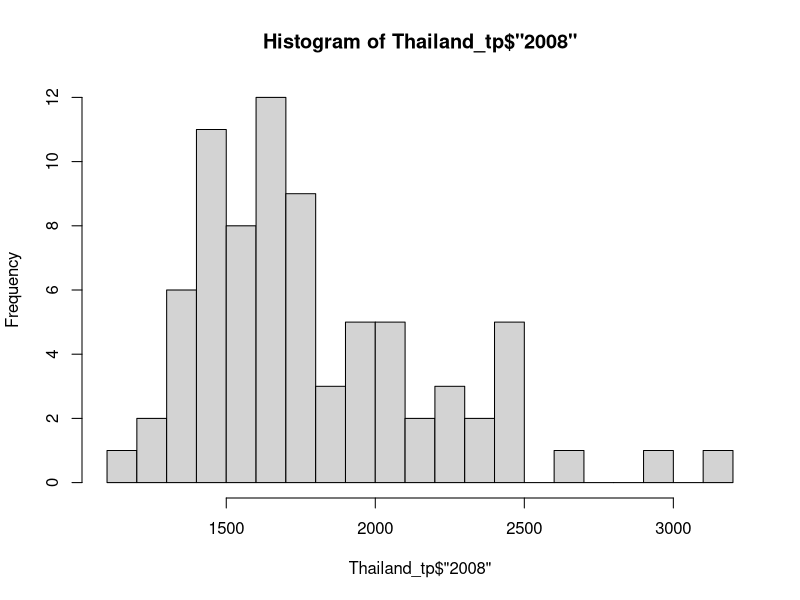
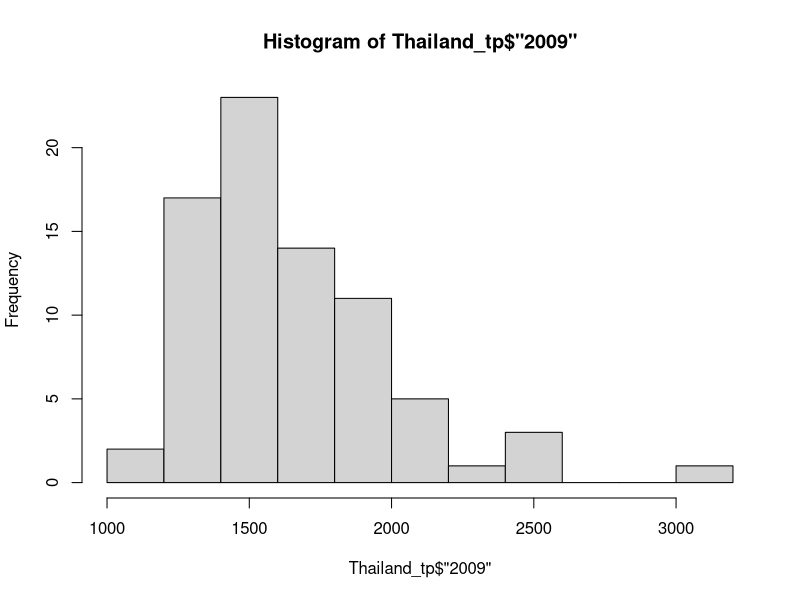
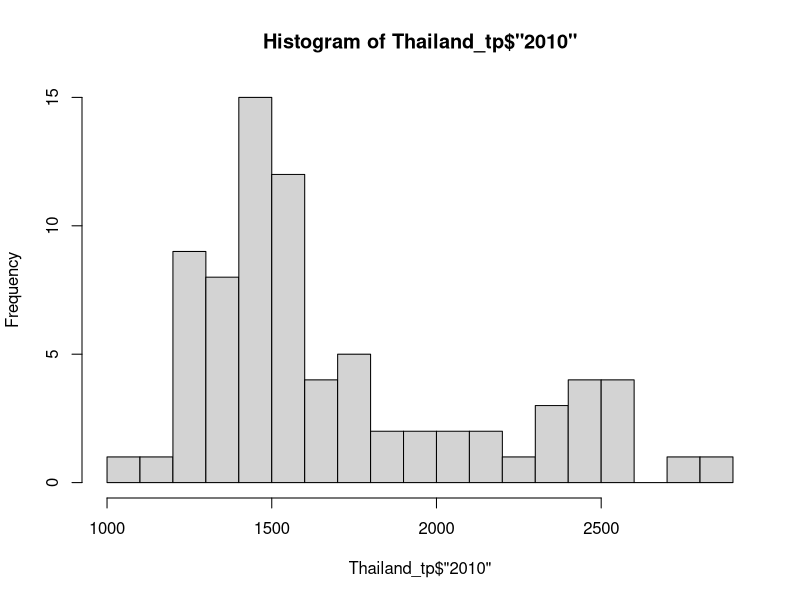
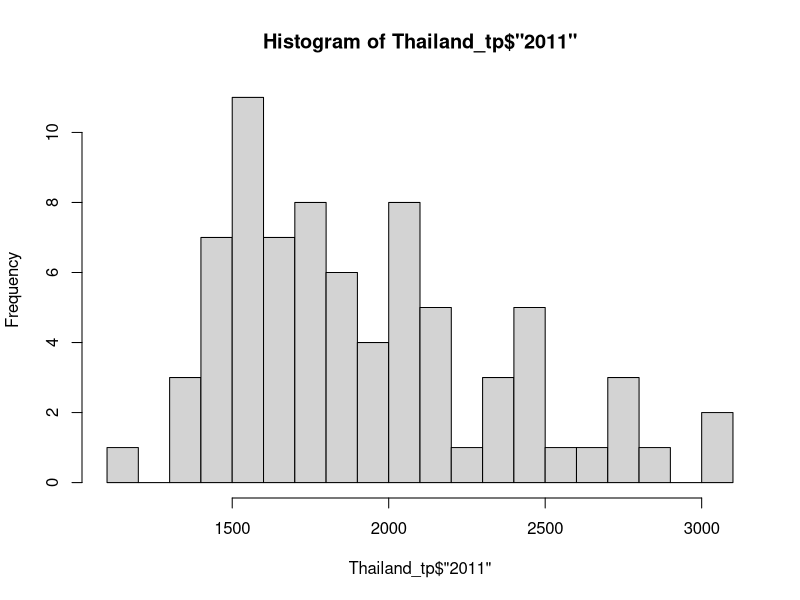
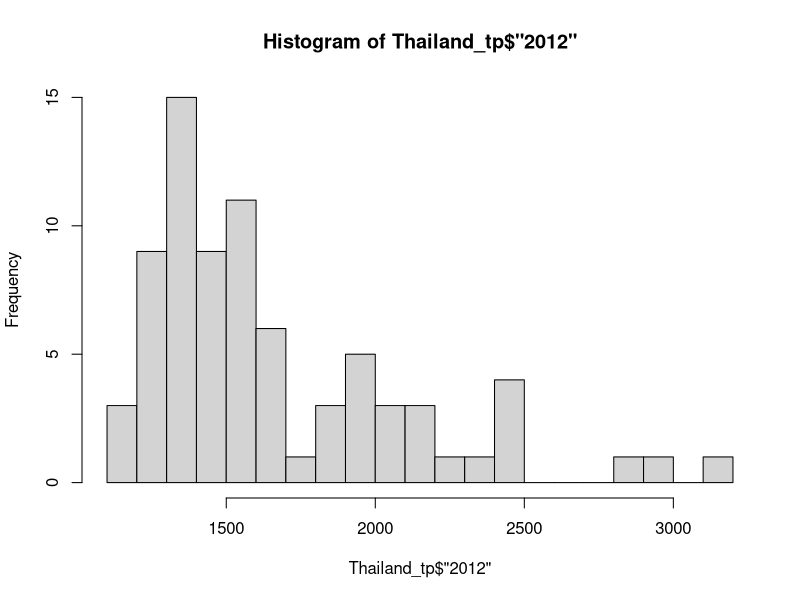
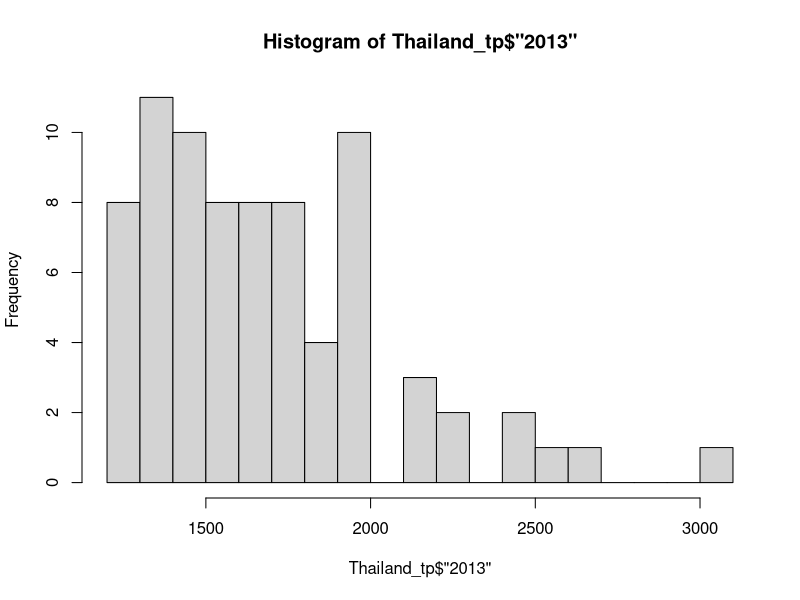
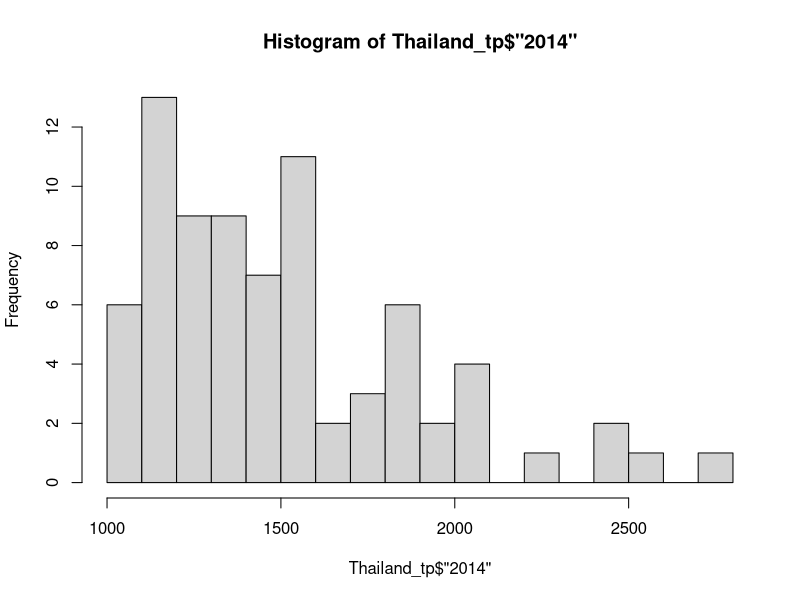
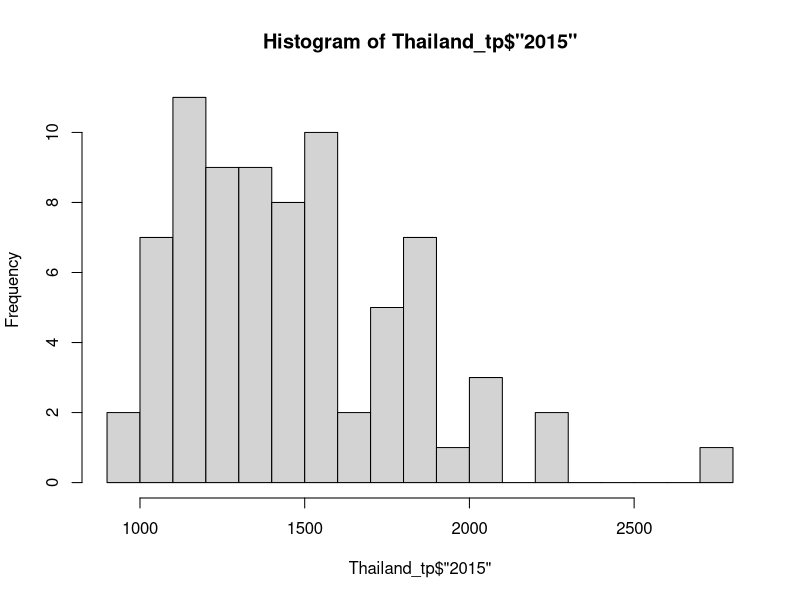

These figures' R source, in order:
## ---- chunk 1
install.packages("readxl")
library(readxl)
## ---- chunk 2
install.packages("readxl")
library(readxl)

Thailand_daymin <- read_excel("Thailand.xlsx",sheet = "era5_t2m_daymin_annual_Thailand")
Thailand_daymin
## ---- chunk 3
Thailand_daymax <- read_excel("Thailand.xlsx",sheet = "era5_t2m_daymax_annual_Thailand")
Thailand_daymax
## ---- chunk 4
Thailand_tp <- read_excel("Thailand.xlsx",sheet = "era5_tp(mm)_annual_Thailand")
Thailand_tp
## ---- chunk 5
Gideon <- read_excel("Dengue_Data.xlsx",sheet = "Gideon")
Gideon
## ---- chunk 6
Thailand_tp_sorted = Thailand_tp[order(Thailand_tp$`2022`, decreasing = TRUE), ]
Thailand_tp_sorted
## ---- chunk 7
#sub districts with Highest Precipitation
Thailand_tp_highest = head(Thailand_tp_sorted)
Thailand_tp_highest_list = Thailand_tp_highest$ADM1_EN
Thailand_tp_highest_list
## ---- chunk 8
#sub districts with Lowest Precipitation
Thailand_tp_lowest = tail(Thailand_tp_sorted) 
Thailand_tp_lowest_list = Thailand_tp_lowest$ADM1_EN
Thailand_tp_lowest_list
## ---- chunk 9
Thailand_daymax_sorted = Thailand_daymax[order(Thailand_daymax$`2022`, decreasing = TRUE), ]
Thailand_daymax_sorted
## ---- chunk 10
#sub districts with Highest max Temperatur
Thailand_daymax_highest = head(Thailand_daymax_sorted)
Thailand_daymax_highest_list = Thailand_daymax_highest$ADM1_EN
Thailand_daymax_highest_list
## ---- chunk 11
#sub districts with Lowest max temperatur
Thailand_daymax_lowest = tail(Thailand_daymax_sorted) 
Thailand_daymax_lowest_list = Thailand_daymax_lowest$ADM1_EN
Thailand_daymax_lowest_list
## ---- chunk 12
Thailand_daymin_sorted = Thailand_daymin[order(Thailand_daymin$`2022`, decreasing = TRUE), ]
Thailand_daymin_sorted
## ---- chunk 13
#sub districts with Highest min Temperatur
Thailand_daymin_highest = head(Thailand_daymin_sorted)
Thailand_daymin_highest_list = Thailand_daymin_highest$ADM1_EN
Thailand_daymin_highest_list
## ---- chunk 14
#sub districts with Lowest min temperatur
Thailand_daymin_lowest = tail(Thailand_daymin_sorted) 
Thailand_daymin_lowest_list = Thailand_daymin_lowest$ADM1_EN
Thailand_daymin_lowest_list
## ---- chunk 15
Thailand_temp_highest = unique(c(Thailand_daymax_highest_list, Thailand_daymin_highest_list))
Thailand_temp_highest
## ---- chunk 16
Thailand_temp_lowest = unique(c(Thailand_daymax_lowest_list, Thailand_daymin_lowest_list))
Thailand_temp_lowest
## ---- chunk 17
Thailand_temp_highest
## ---- chunk 18
Thailand_temp_lowest
## ---- chunk 19
Thailand_tp_highest_list
## ---- chunk 20
Thailand_tp_lowest_list
## ---- chunk 21
hist(Thailand_tp$"2008", breaks=15)
hist(Thailand_tp$"2009", breaks=15)
hist(Thailand_tp$"2010", breaks=15)
hist(Thailand_tp$"2011", breaks=15)
hist(Thailand_tp$"2012", breaks=15)
hist(Thailand_tp$"2013", breaks=15)
hist(Thailand_tp$"2014", breaks=15)
hist(Thailand_tp$"2015", breaks=15)
hist(Thailand_tp$"2016", breaks=15)
hist(Thailand_tp$"2017", breaks=15)
hist(Thailand_tp$"2018", breaks=15)
hist(Thailand_tp$"2019", breaks=15)
hist(Thailand_tp$"2020", breaks=15)
hist(Thailand_tp$"2021", breaks=15)
hist(Thailand_tp$"2022", breaks=15)
## ---- chunk 22
#load Dengue cases and death
cases = read_excel("Dengue_Data.xlsx", sheet = "Dengue_cases")
death = read_excel("Dengue_Data.xlsx", sheet = "Denge_deaths")


#clean data just for Thailand
cases_Thai = cases[,c(1,3)]
death_Thai = death[,c(1,3)]


#plot to see cases and death numbers over time
plot(cases_Thai, type = "b", pch = 19); plot(death_Thai, type = "b", pch = 19)
